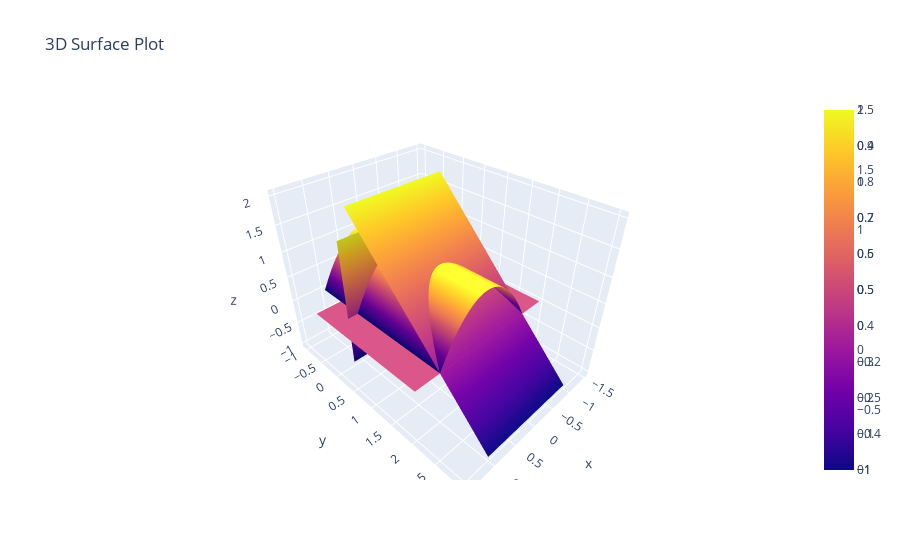

The code cell stored with this chart in its notebook:
### Code cell
pl = av.plot3d_parametric_surface(plane(x,y),(x,-1,1), (y,0,3))
cil = av.plot3d_parametric_surface(cilinder(x,y), (x,-1,1),(y,-1,2), fig = pl)
zed = av.plot3d_parametric_surface(x*R.i+y*R.j+0*R.k,(x,-1.5,1.5), (y,-0.5,2), fig=cil)
av.plot3d_parametric_surface(x*R.i+z*R.k,(x,-1.2,1.2), (z,-1,1.5), fig=zed)

### Figure 1 — Plotly figure (JSON) as saved in the notebook; plotly's stock layout.template omitted (floating-point values rounded to 4 significant figures; data arrays with more than 128 entries replaced by an {"elided": "..."} marker saying what was removed)
{"data": [{"showscale": true, "type": "surface", "x": {"elided": "50x50 float values"}, "y": {"elided": "50x50 float values"}, "z": {"elided": "50x50 float values"}}, {"showscale": true, "type": "surface", "x": {"elided": "50x50 float values"}, "y": {"elided": "50x50 float values"}, "z": {"elided": "50x50 float values"}}, {"showscale": true, "type": "surface", "x": {"elided": "50x50 float values"}, "y": {"elided": "50x50 float values"}, "z": {"elided": "50x50 int values"}}, {"showscale": true, "type": "surface", "x": {"elided": "50x50 float values"}, "y": {"elided": "50x50 int values"}, "z": {"elided": "50x50 float values"}}], "layout": {"scene": {"aspectmode": "data"}, "title": {"text": "3D Surface Plot"}, "xaxis": {"title": {"text": "X"}}, "yaxis": {"title": {"text": "Y"}}}}
